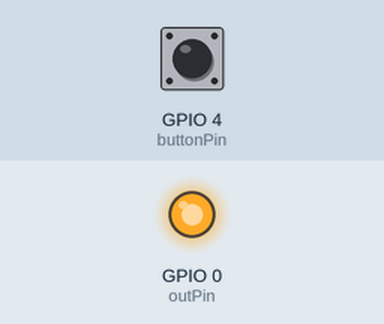
The sketch below on a simulated ESP8266 (NodeMCU). Shown: output pins drawn as LEDs (lit = HIGH). The test bench sets the inputs (shaded band); at power-on: GPIO 4 (buttonPin) HIGH. WiFi joins after 1.5 s; servers stay silent unless stated; no MQTT or app messages arrive unless stated; not simulated (calls return 0 or success): secrets.h; what the sketch prints to the serial monitor is not drawn.

Above: at 2.8 s.
2.9 s: GPIO 4 (buttonPin) pulled LOW for 0.15 s
At 3.3 s:
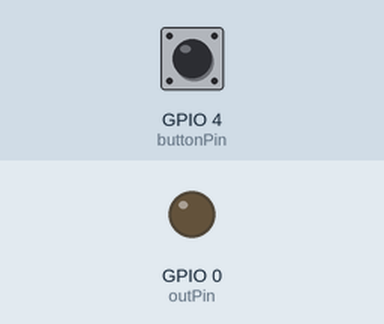
Timing chart, 0 to 9.4 s (numbered marks = the images above; inputs shaded):
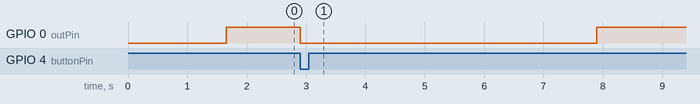

Measured:
- after the input at 2.9 s, GPIO 0 (outPin): HIGH → LOW at once, → HIGH 5.0 s later

The sketch:

doorbell_arduino.ino
```cpp
/*
Expects the music maker featherboard to carry a track called 'track001.wav'

Connects with wifi
Connects with MQTT

Waits for button press
Sends MQTT message
Play a sound
 */

///////////////////////////////////////////////////////////////////////////////////////////
// Libraries
///////////////////////////////////////////////////////////////////////////////////////////
////////////// Secrets
#include "secrets.h"

////////////// Wifi
#include <ESP8266WiFi.h>

////////////// MQTT
#include <PubSubClient.h>

///////////////////////////////////////////////////////////////////////////////////////////
// Constants
///////////////////////////////////////////////////////////////////////////////////////////

////////////// Wifi
const char* ssid     = SECRET_WIFI_SSID;
const char* password = SECRET_WIFI_PASS;

////////////// MQTT
const char mqtt_broker[] = SECRET_MQTT_BROKER;
const int mqtt_port = 1883;

const char mqtt_user[] = SECRET_MQTT_USER;
const char mqtt_password[] = SECRET_MQTT_PASS;

const char outTopicDoorbell[] = "doorbell/status";

////////////// Pins
const int buttonPin= 4;
const int outPin= 0;

////////////// Delay
const int WAIT_TIME= 5000;

///////////////////////////////////////////////////////////////////////////////////////////
// Global Variables
///////////////////////////////////////////////////////////////////////////////////////////

WiFiClient wifiClient;
PubSubClient mqttClient(wifiClient);

bool buttonPressed = false;
unsigned long lastTrigger = millis();

///////////////////////////////////////////////////////////////////////////////////////////
// Set up
///////////////////////////////////////////////////////////////////////////////////////////
void setup() {

  //start serial connection
  Serial.begin(115200);
  delay(100);

  ////////////// Wifi

  Serial.println();
  Serial.println();
  Serial.print("Connecting to ");
  Serial.println(ssid);

  WiFi.begin(ssid, password);

  while (WiFi.status() != WL_CONNECTED) {
    delay(500);
    Serial.print(".");
  }

  Serial.println("");
  Serial.println("WiFi connected");
  Serial.println("IP address: ");
  Serial.println(WiFi.localIP());

  ////////////// MQTT
  mqttClient.setServer(mqtt_broker, mqtt_port);
  mqttClient.connect("Adafruit_Doorbell", mqtt_user, mqtt_password);

  if (mqttClient.connected()) {
    Serial.println("MQTT connection established!");
  }
  else {
    Serial.println("MQTT connection failed! Error code = ");
  }

  ////////////// Pins
  // Pin for button
  pinMode(buttonPin, INPUT_PULLUP); // pullup if you have a GPIO - button - GND set up. This sets the GPIO pin to high
  // pin for onboard led
  pinMode(outPin, OUTPUT);

  // set onboard led to off
  digitalWrite(outPin, HIGH);

}


///////////////////////////////////////////////////////////////////////////////////////////
// Loop
///////////////////////////////////////////////////////////////////////////////////////////
void loop() {

  // light led for 5 sec if button is pressed

  if (!buttonPressed && digitalRead(buttonPin) == LOW) // button is pressed when its grounded low in a GPIO - button - GND set up
  {
    Serial.println("Button pressed...\n");
    boolean rc = mqttClient.publish(outTopicDoorbell, "Ringing");
    digitalWrite(outPin, LOW);
    buttonPressed = true;

    lastTrigger = millis();
  }

  if (buttonPressed && lastTrigger + WAIT_TIME < millis()){
    boolean rc = mqttClient.publish(outTopicDoorbell, "Waiting");
    digitalWrite(outPin, HIGH);
    buttonPressed = false;
  }

}
```
